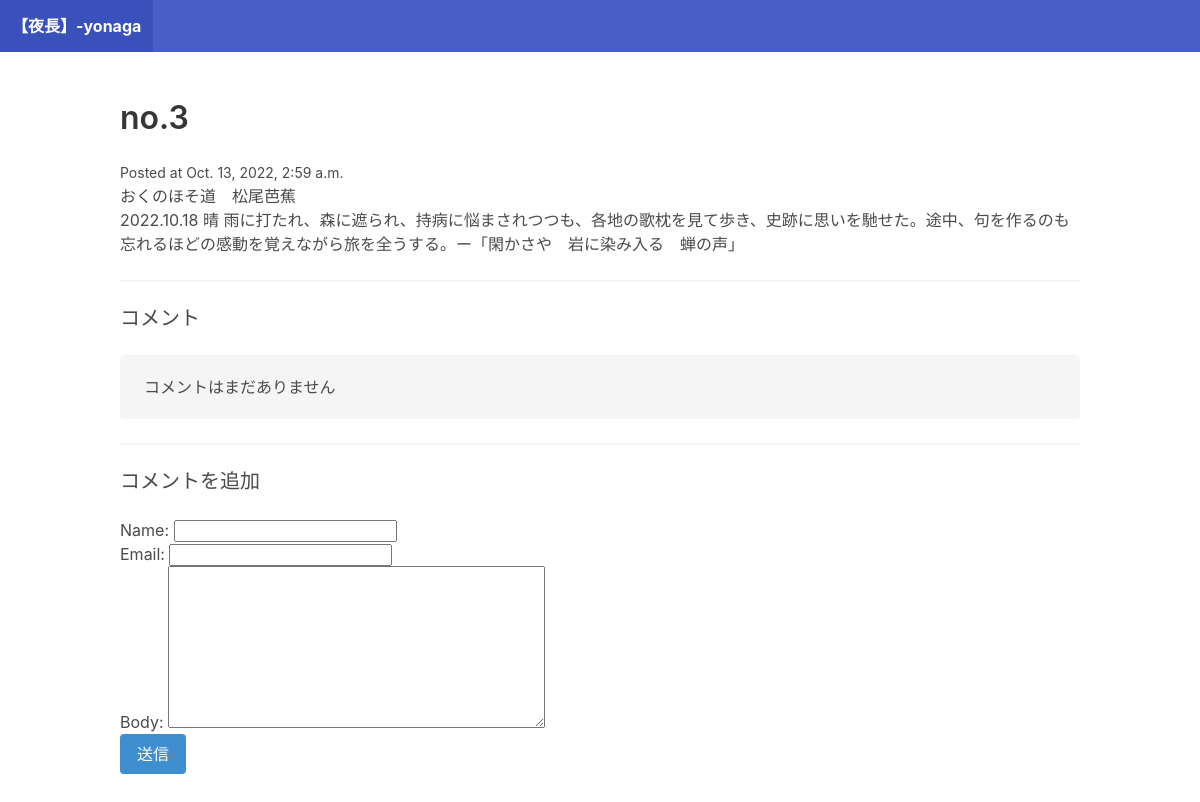
The page /post3/ on the database its author committed.
### blog/models.py (models this page shows)
class Post(models.Model):
    title = models.CharField(max_length=255)
    slug = models.SlugField()
    intro = models.TextField()
    body = models.TextField()
    posted_date = models.DateTimeField(auto_now_add=True)

### blog/views.py (the view)
# urls.py: path("<slug:slug>/", post_detail, name = "post_detail")
def post_detail(request, slug):
    post = Post.objects.get(slug=slug)
    if request.method == "POST":
        form = CommentForm(request.POST)
        if form.is_valid():
            comment = form.save(commit=False)
            comment.post = post
            comment.save()
            return redirect("post_detail", slug=post.slug)
    else:
        form = CommentForm()
    return render(request, "blog/post_detail.html",{"post": post, "form":form})

### blog/forms.py
class CommentForm(forms.ModelForm):
    class Meta:
        model = Comment
        fields = ["name", "email", "body"]

### blog/templates/blog/post_detail.html (shortened to what this page needs)
{% extends "blog/base.html" %}
{% block content %}
    <h1 class="title">{{post.title}}</h2>
    <small>Posted at {{post.posted_date}}</small>
    <p>{{post.intro}}</p>
    <p>{{post.body}}</p>
    <hr />
    <h2 class = "subtitle">コメント</h2>
    {% for comment in post.comments.all %}
    <article class ="media">
        <div class="madia-content">
            <div class="content">
                <p>
                    <strong>
                        {{comment.name}}
                        <small>{{comment.posted_date}} </small>
                    </strong>
                    <br>
                    {{comment.body}}
                </p>
            </div>
        </div>
    </article>
    {% empty %}
    <div class="notification">
        <p> コメントはまだありません</p>
    </div>
    <hr>
    {% endfor %}
    <h2 class ="subtitle"> コメントを追加　</h2>
    <form action="." methot="post">
        {{form.as_p}}
        <div class ="field">
            <div class="control">
                <button class="button is-info">送信</button>
            </div>
    </form>
{% endblock %}

### rows shown on the page
Post: title "no.3", posted_date "Oct. 13, 2022, 2:59 a.m.", intro "おくのほそ道 松尾芭蕉", body "2022.10.18 晴 雨に打たれ、森に遮られ、持病に悩まされつつも、各地の歌枕を見て歩き、史跡に思いを馳せた。途中、句を作るのも忘れるほどの感動を覚えながら旅を全うする。ー「閑かさや 岩に染み入る 蝉の声」"
